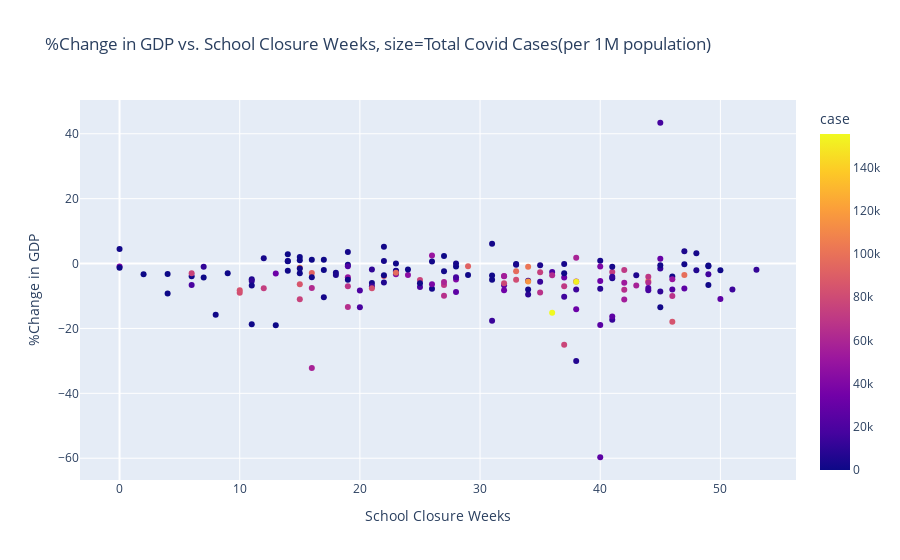

The cell this chart's notebook holds for it:
### Code cell
fig = px.scatter(df2, x="closure", y="change",
                 #size="change",
                 color='case',
                 hover_name="Country",
                 labels={"closure": "School Closure Weeks",
                        "change":"%Change in GDP"},
                 title="%Change in GDP vs. School Closure Weeks, size=Total Covid Cases(per 1M population)"
                )
fig.show()

### Figure 1 — Plotly figure (JSON) as saved in the notebook; plotly's stock layout.template omitted (floating-point values rounded to 4 significant figures; data arrays with more than 128 entries replaced by an {"elided": "..."} marker saying what was removed)
{"data": [{"hovertemplate": "<b>%{hovertext}</b><br><br>School Closure Weeks=%{x}<br>%Change in GDP=%{y}<br>case=%{marker.color}<extra></extra>", "hovertext": {"elided": "174 str values"}, "legendgroup": "", "marker": {"color": {"elided": "174 float values"}, "coloraxis": "coloraxis", "symbol": "circle"}, "mode": "markers", "name": "", "orientation": "v", "showlegend": false, "type": "scatter", "x": {"elided": "174 int values"}, "xaxis": "x", "y": {"elided": "174 float values"}, "yaxis": "y"}], "layout": {"coloraxis": {"colorbar": {"title": {"text": "case"}}, "colorscale": [[0, "#0d0887"], [0.1111, "#46039f"], [0.2222, "#7201a8"], [0.3333, "#9c179e"], [0.4444, "#bd3786"], [0.5556, "#d8576b"], [0.6667, "#ed7953"], [0.7778, "#fb9f3a"], [0.8889, "#fdca26"], [1, "#f0f921"]]}, "legend": {"tracegroupgap": 0}, "title": {"text": "%Change in GDP vs. School Closure Weeks, size=Total Covid Cases(per 1M population)"}, "xaxis": {"anchor": "y", "domain": [0, 1], "title": {"text": "School Closure Weeks"}}, "yaxis": {"anchor": "x", "domain": [0, 1], "title": {"text": "%Change in GDP"}}}}
